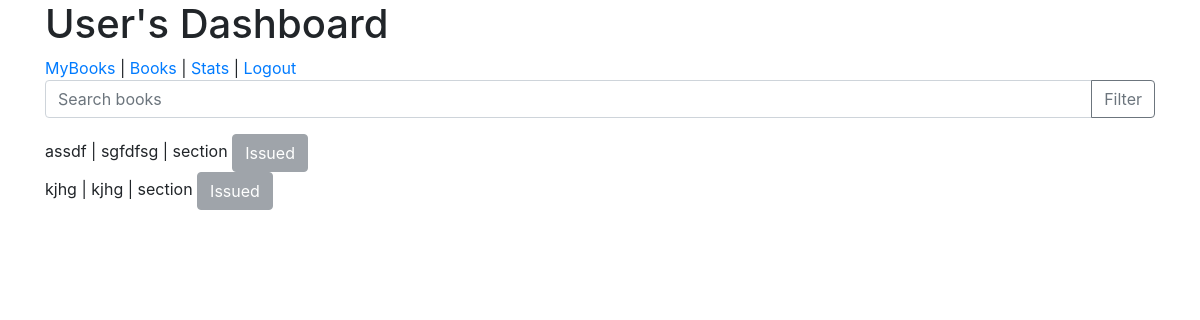
Screenshot of /user_dashboard (signed in) with the database file from the repository.
### app.py (models this page shows)
class Book(db.Model):
    id = db.Column(db.Integer, primary_key=True)
    title = db.Column(db.String(150), nullable=False)
    author = db.Column(db.String(100), nullable=False)
    content = db.Column(db.Text, nullable=True)  # Assuming e-books' content is stored as text
    section_id = db.Column(db.Integer, db.ForeignKey('section.id'), nullable=False)
    section = db.relationship('Section', back_populates='books')
    issues = db.relationship('Issue', backref='book', lazy='dynamic')

class Section(db.Model):
    id = db.Column(db.Integer, primary_key=True)
    title = db.Column(db.String(100), nullable=False)
    date_created = db.Column(db.DateTime, default=datetime.utcnow, nullable=False)
    description = db.Column(db.String(500), nullable=True)
    user_id = db.Column(db.Integer, db.ForeignKey('user.id'))
    books = db.relationship('Book', back_populates='section')
    issues = db.relationship('Issue', backref='section', lazy='dynamic')

### app.py (the view)
@app.route('/user_dashboard', methods=['GET'])
def user_dashboard():
    if 'user_id' not in session:
        return redirect(url_for('user_login'))
    user_id = session['user_id']
    query = request.args.get('query')  # Get the search query from URL parameters for GET request
    user_issues = Issue.query.filter_by(user_id=user_id).all()
    requested_book_ids = [issue.book_id for issue in user_issues if issue.status == 'requested']
    issued_book_ids = [issue.book_id for issue in user_issues if issue.status == 'issued']
    if query:
        books = Book.query.filter(Book.title.contains(query)).all()
    else:
        books = Book.query.all()
    return render_template(
        'user_dashboard.html',
        books=books,
        requested_book_ids=requested_book_ids,
        issued_book_ids=issued_book_ids
    )

### templates/user_dashboard.html (shortened to what this page needs)
<!DOCTYPE html>
<html lang="en">
<head>
    <link rel="stylesheet" href="https://stackpath.bootstrapcdn.com/bootstrap/4.3.1/css/bootstrap.min.css">
</head>
<body>
<div class="container">
    <h1>User's Dashboard</h1>
    <nav>
        <a href="{{ url_for('user_mybooks') }}">MyBooks</a> |
        <a href="{{ url_for('user_dashboard') }}">Books</a> |
        <a href="stats.html">Stats</a> |
        <a href="{{ url_for('logout') }}">Logout</a>
    </nav>
    <form action="{{ url_for('user_dashboard') }}" method="GET" class="input-group mb-3">
        <input type="text" class="form-control" placeholder="Search books" aria-label="Search" name="query">
        <div class="input-group-append">
            <button class="btn btn-outline-secondary" type="submit">Filter</button>
        </div>
    </form>
    {% for book in books %}
<div class="book-entry">
    <span>{{ book.title }}</span> |
    <span>{{ book.author }}</span> |
    <span>{{ book.section.title }}</span>
    {% if book.id in issued_book_ids %}
        <button class="btn btn-secondary" disabled>Issued</button>
    {% elif book.id in requested_book_ids %}
        <button class="btn btn-secondary" disabled>Requested</button>
    {% else %}
        <form action="{{ url_for('request_book', book_id=book.id) }}" method="post">
            <button type="submit" class="btn btn-success">Request</button>
        </form>
    {% endif %}
</div>
{% else %}
<p>No books available.</p>
{% endfor %}
</html>

### rows the page displays
Book: title "assdf", author "sgfdfsg", section "section", shows "Issued"
Book: title "kjhg", author "kjhg", section "section", shows "Issued"
